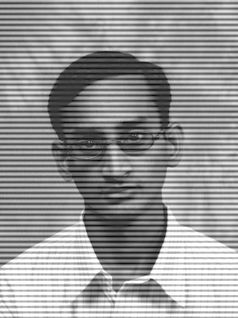
%> input picture Assignment2/inp2.png, 238 x 318 px
$ octave q1.m   (GNU Octave 9; MATLAB toolbox functions it lacks are replaced by stand-ins)
%> lines starting %> are read from the running program, lines starting %| are printed output that depends on the picture
%%% Part 3
% [14 lines of commented-out code are left out]
%%%%%%%%%%%
part5();

%%%% Part 4
%inp1 = imread('inp1.png');
%imshow(inp1);
%imshow(median_filter(inp1, 3));
%%%%%%%%%%%

%%%% Part 2
function output = median_filter(I, N)
    % Boundary pixels are thrown away by default or zero padding option
    % also there. Uncomment 25-26 if zero padding required.
    %imshow(I);
    %s = N - 1;
    %I = padarray(I, [s s], 'post');
    if(N == 1)
        output = I;
    else
        [r , c] = size(I);
        A = im2col(I, [N N]);
        M = median(A);
        %disp(M)
        dim1 = r - N + 1;
        dim2 = c - N + 1;
        output = col2im(M, [1 1], [dim1 dim2]);
    end
end
%%%%%%%%%

%%% Part1
function output = gauss_filter(N, sigma)
    output = zeros(N, N);
    middle = ceil(N * 1.0 / 2);
    for i = 1:N
        for j = 1:N
            x2 = (i - middle)*(i - middle);
            y2 = (j - middle)*(j-middle);
            output(i,j) = exp(-((x2 * 1.0) / (2 * sigma * sigma)) -((y2 * 1.0) / (2 * sigma * sigma)));
        end
    end
    res = sum(output(:));
    output = output / res;
    %disp(res);
end
%%%%%%%%%

%%%% Part 5
function output = part5()
    img = imread('inp2.png');
%> img is the input picture: size 318x238 uint8; min 1, max 255, mean 150.6
    F = fft2(img);
    L = log(abs(F));
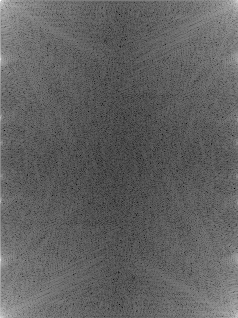
%> L: size 318x238 double; min 0.835, max 16.25, mean 6.75; drawn with min black and max white
    imshow(L, []);
    F(49:68, 1:2) = 0;
    F(49:68, 238 - 2 : end) = 0;

    F(199:204, 1:2) = 0;
    F(199:204, 238 - 2 : end) = 0;

    F(252:270, 1:2) = 0;
    F(252:270, 238 - 2 : end) = 0;

    F(116:121, 1:2) = 0;
    F(116:121, 238 - 2 : end) = 0;
    imshow(log(abs(F)), []);
    %F = imfilter(F, fspecial('average', 1));
    %imshow(abs(log(F)), []);
    filt_img = ifft2(F);
    %filt_img = imfilter(filt_img, fspecial('average', 4));
    %filt_img = imfilter(filt_img, fspecial('gaussian', 4));
    imshow(filt_img, []);
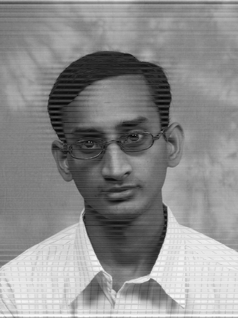
%> displayed picture: size 318x238, on the screen's scale of 0 to 255; min 0, max 255, mean 139.9
end

%%%%%%%%%

$ run again, with Assignment2/fruits.png copied over Assignment2/inp2.png
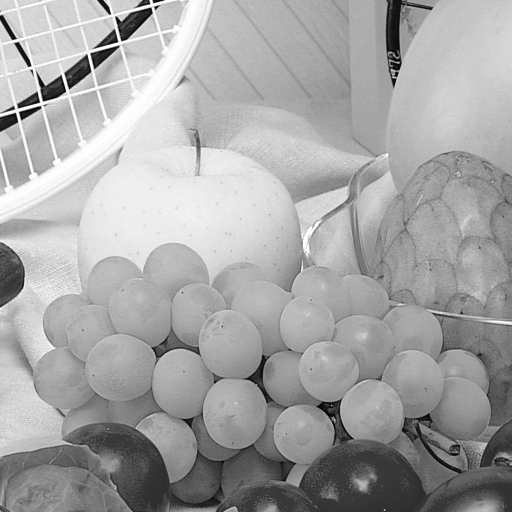
%> input picture Assignment2/fruits.png, 512 x 512 px
%> in part5, img is the input picture: size 512x512 uint8; min 0, max 255, mean 164.8
%> in part5, `L = log(abs(F));`:
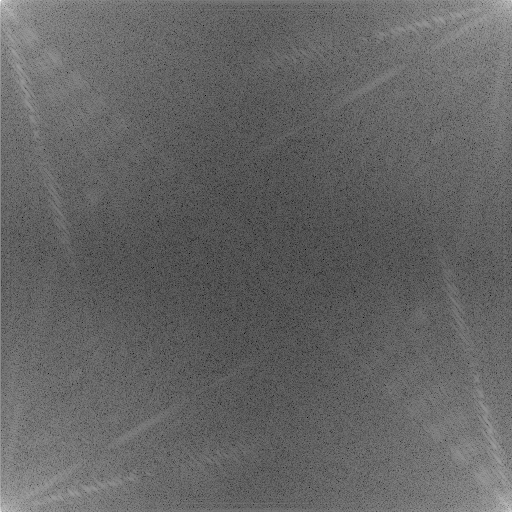
%> L: size 512x512 double; min 1.48, max 17.58, mean 7.85; drawn with min black and max white
